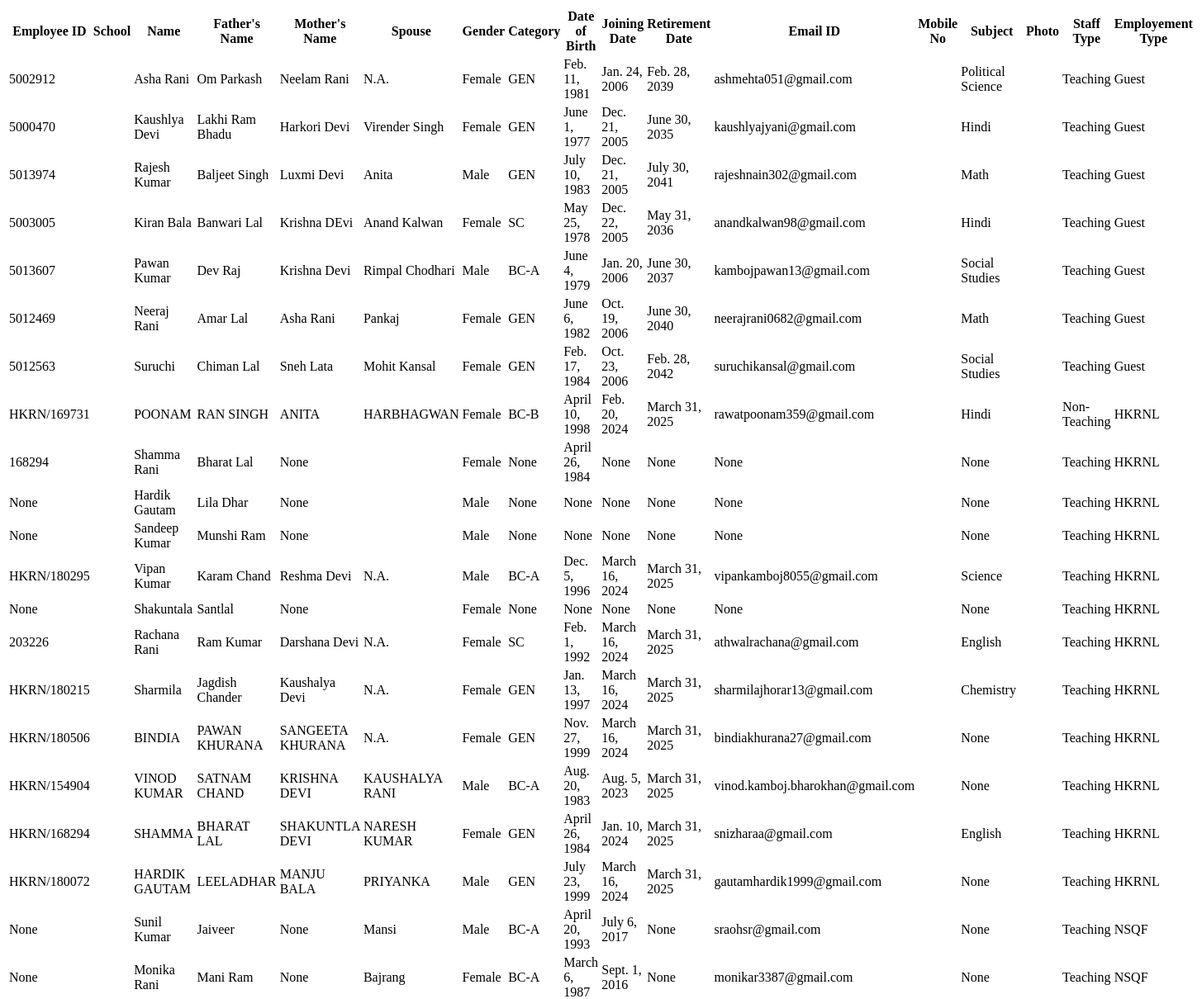
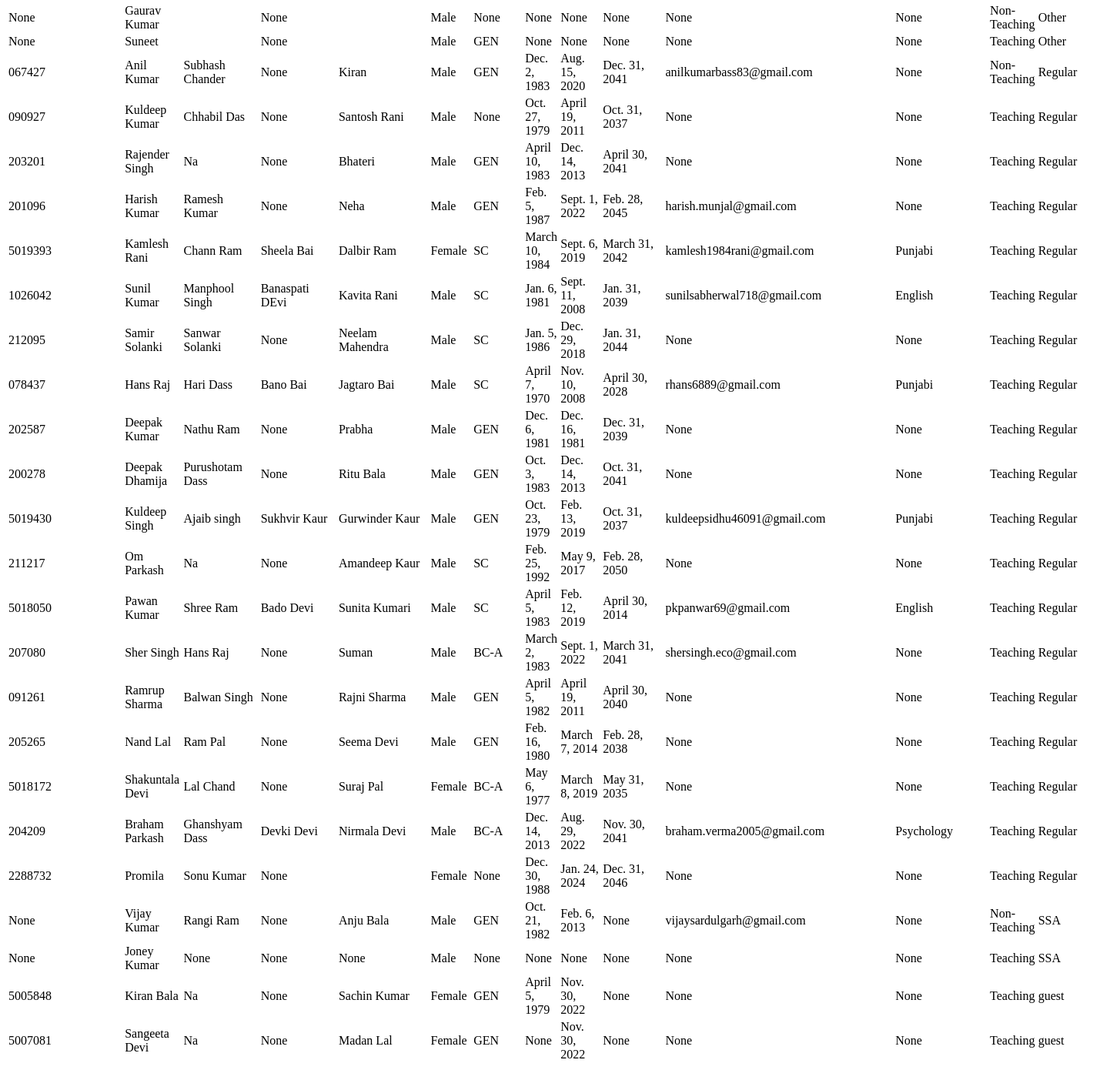
The app's page /staff_members, older data (2 pictures, top to bottom).
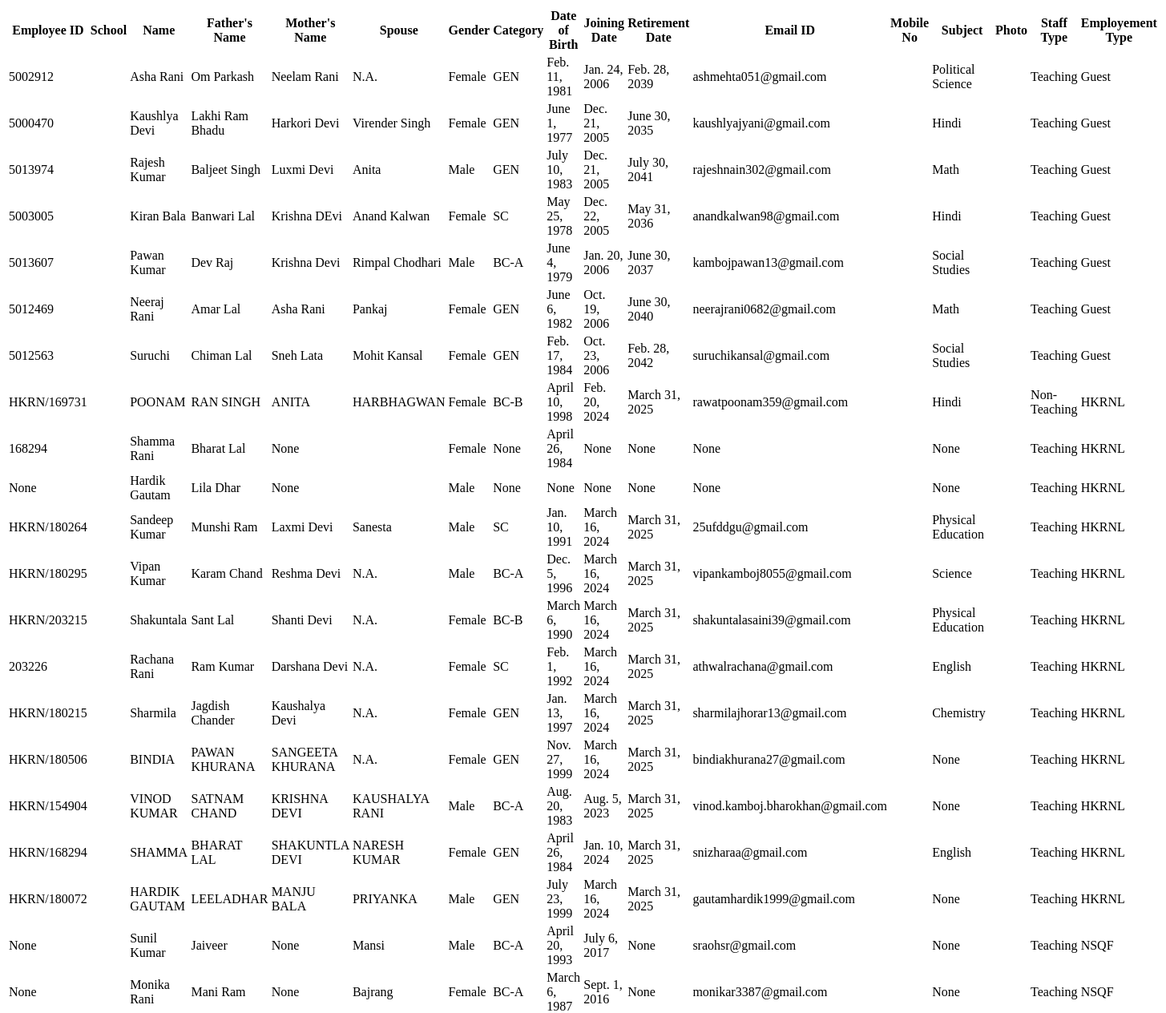
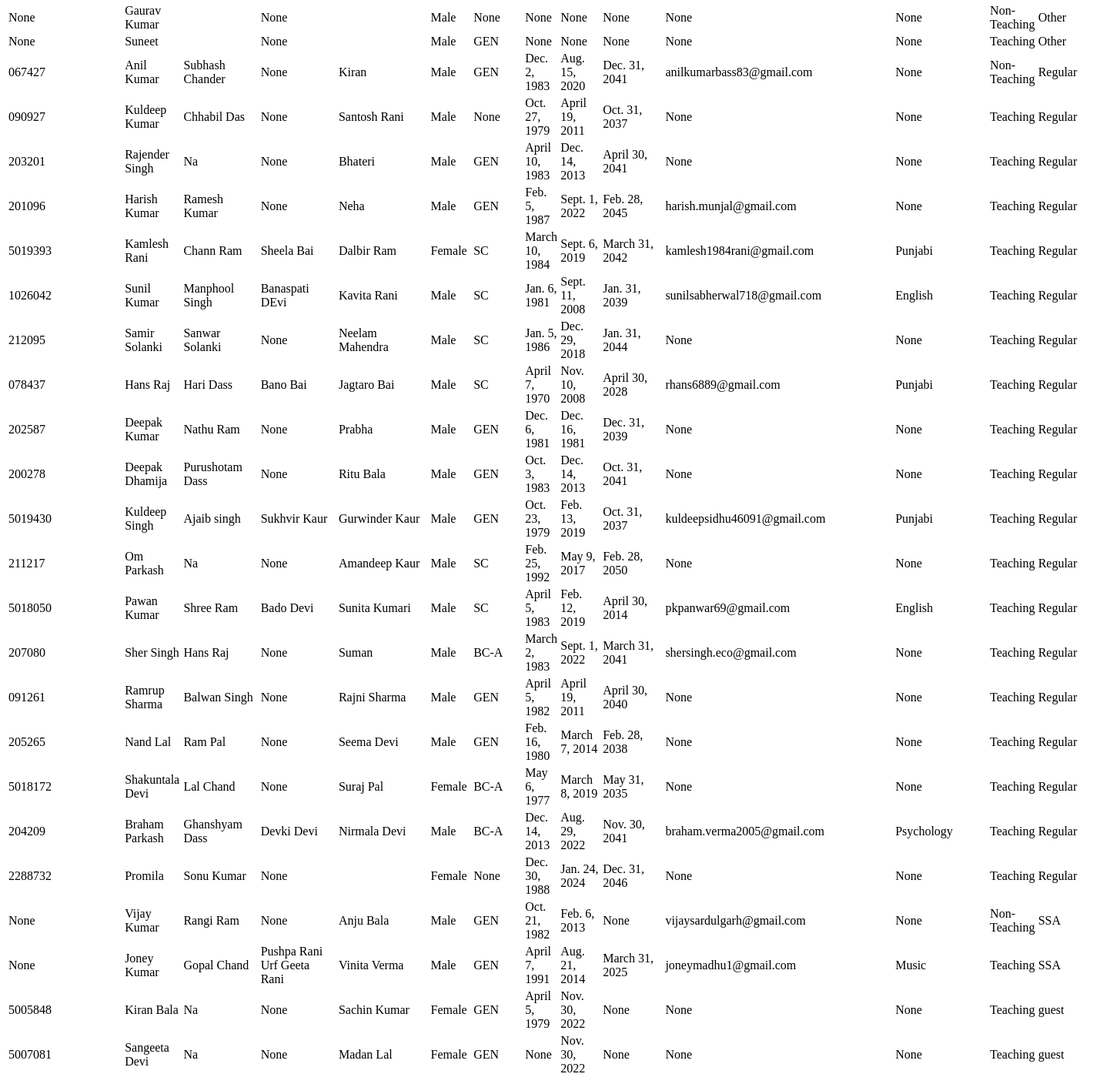
The same page, newer data (2 pictures, top to bottom).
### cms/models.py (models this page shows, shortened)
class Staff(models.Model):
  employee_id = models.CharField(max_length=20, unique=True,blank=True, null=True)
  name = models.CharField(max_length=50)
  father_name = models.CharField(max_length=50, null=True,blank=True)
  mother_name = models.CharField(max_length=50,null=True, blank=True)
  spouse_name = models.CharField(max_length=50, null=True,blank=True)
  GENDER_CHOICES = (
        ('Male', 'Male'),
        ('Female', 'Female'),
        ('Other', 'Other'),
    )
  gender = models.CharField(max_length=6, choices=GENDER_CHOICES,blank=True, null=True)
  aadhar_number = models.CharField(max_length=12, unique=True,null=True, blank=True)
  designation = models.CharField(max_length=40,null=True, blank=True)
  CATEGORY_CHOICES = (
    ('GEN', 'General'),
    ('SC', 'SC'),
    ('BC-A', 'BC-A'),
    ('BC-B', 'BC-B'),
    ('EWS', 'EWS'),
    ('OTHER', 'OTHER'),
    )
  category = models.CharField(max_length=50, choices=CATEGORY_CHOICES, null=True,blank=True)
  date_of_birth = models.DateField(null=True, blank=True)
  joining_date = models.DateField(null=True, blank=True)
  current_joining_date = models.DateField(null=True, blank=True)
  retirement_date = models.DateField(null=True, blank=True)
  subject = models.ForeignKey(Subject, on_delete=models.PROTECT, related_name='Staff',null=True, blank=True)
  email = models.EmailField(unique=True, blank=True,null=True)
  mobile_number = models.CharField(max_length=15, null=True,blank=True)
  teaching_subject_1 = models.ForeignKey(Subject, on_delete=models.SET_NULL, related_name='teachers_1', null=True, blank=True)
  teaching_subject_2 = models.ForeignKey(Subject, on_delete=models.SET_NULL, related_name='teachers_2', null=True, blank=True)
  profile_picture = models.ImageField(upload_to='staff_profile/', null=True,blank=True)
  STAFF_ROLE_CHOICES = [
    ('Teaching', 'Teaching'),
    ('Non-Teaching', 'Non-Teaching'),
]
  staff_role = models.CharField(max_length=20, choices=STAFF_ROLE_CHOICES, blank=True, null=True)
  EMPLOYMENT_TYPE_CHOICES = [
    ('Regular', 'Regular'),
    ('SSA', 'SSA'),
    ('Guest', 'Guest'),
    ('HKRNL', 'HKRNL'),
    ('NSQF', 'NSQF'),
    ('MDMWorker', 'MDM Worker'),
    ('Other', 'Other'),
]
  employment_type = models.CharField(max_length=20, choices=EMPLOYMENT_TYPE_CHOICES, blank=True, null=True)
  bio = models.TextField(blank=True)
  class Meta:
    verbose_name_plural = 'Staff'
    ordering = ['employment_type','staff_role']

class Subject(models.Model):
    HINDI = 'Hindi'
    ENGLISH = 'English'
    SOCIAL_STUDIES = 'Social Studies'
    SCIENCE = 'Science'
    MATH = 'Math'
    PUNJABI = 'Punjabi'
    COMPUTER = 'Computer'
    HOME_SCIENCE = 'Home Science'
    PHYSICS = 'Physics'
    CHEMISTRY = 'Chemistry'
    ACCOUNT = 'Account'
    BUSINESS = 'Business'
    POLITICAL_SCIENCE = 'Political Science'
    ECONOMICS = 'Economics'
    GEOGRAPHY = 'Geography'
    PSYCHOLOGY = 'Psychology'
    PHYSICAL_EDUCATION = 'Physical Education'
    MUSIC = 'Music'
    AUTOMOBILE = 'Automobile'
    BEAUTY_WELLNESS = 'Beauty & Wellness'
    SUBJECT_CHOICES = [
        (HINDI, 'Hindi'),
        (ENGLISH, 'English'),
        (SOCIAL_STUDIES, 'Social Studies'),
        (SCIENCE, 'Science'),
        (MATH, 'Math'),
        (PUNJABI, 'Punjabi'),
        (COMPUTER, 'Computer'),
        (HOME_SCIENCE, 'Home Science'),
        (PHYSICS, 'Physics'),
        (CHEMISTRY, 'Chemistry'),
        (ACCOUNT, 'Account'),
        (BUSINESS, 'Business'),
        (POLITICAL_SCIENCE, 'Political Science'),
        (ECONOMICS, 'Economics'),
        (GEOGRAPHY, 'Geography'),
        (PSYCHOLOGY, 'Psychology'),
        (PHYSICAL_EDUCATION, 'Physical Education'),
        (MUSIC, 'Music'),
        (AUTOMOBILE, 'Automobile'),
        (BEAUTY_WELLNESS, 'Beauty & Wellness'),
    ]
    name = models.CharField(max_length=100, choices=SUBJECT_CHOICES, unique=True)
    def __str__(self):
        return self.name

### cms/views.py (the view)
# urls.py: path('staff_members',views.staff,name='staff_members.html'),
def staff (request):
    staff_members=Staff.objects.all()
    return render(request,"staff_members.html",{'staff_members':staff_members})

### cms/templates/staff_members.html
{% if staff_members %}
<table class="table table-bordered table-hover table-striped">
    <thead class="table-dark">
        <tr>
            <th>Employee ID</th>
            <th>School</th>
            <th>Name</th>
            <th>Father's Name</th>
            <th>Mother's Name</th>
            <th>Spouse</th>
            <th>Gender</th>
            <th>Category</th>
            <th>Date of Birth</th>
            <th>Joining Date</th>
            <th>Retirement Date</th>
            <th>Email ID</th>
            <th>Mobile No</th>
            <th>Subject</th>
            <th>Photo</th>
            <th>Staff Type</th>
            <th>Employement Type</th>
        </tr>
    </thead>
    <tbody class="striker">
        {% for staff_member in staff_members %}
        <tr>
            <td>{{ staff_member.employee_id }}</td>
            <td>{{ staff_member.school }}</td>
            <td>{{ staff_member.name }}</td>
            <td>{{ staff_member.father_name }}</td>
            <td>{{ staff_member.mother_name }}</td>
            <td>{{ staff_member.spouse_name }}</td>
            <td>{{ staff_member.gender }}</td>
            <td>{{ staff_member.category }}</td>
            <td>{{ staff_member.date_of_birth }}</td>
            <td>{{ staff_member.joining_date }}</td>
            <td>{{ staff_member.retirement_date }}</td>
            <td>{{ staff_member.email }}</td>
            <td>{{ staff_member.phone_number }}</td>
            <td>{{ staff_member.subject }}</td>
            <td>{{ staff_member.profile_picture }}</td>
            <td>{{ staff_member.staff_role }}</td>
            <td>{{ staff_member.employment_type }}</td>
        </tr>
        {% endfor %}
    </tbody>
</table>
{% endif %}

Row changes from the older to the newer data that the page shows:
changed Staff "Sandeep Kumar": employee_id "None" → "HKRN/180264"; mother_name "None" → "Laxmi Devi"; spouse_name (not shown) → "Sanesta"; category "None" → "SC"; date_of_birth "None" → "Jan. 10, 1991"; joining_date "None" → "March 16, 2024"; retirement_date "None" → "March 31, 2025"; email "None" → "25ufddgu@gmail.com"; subject "None" → "Physical Education"
changed Staff "Shakuntala": employee_id "None" → "HKRN/203215"; father_name "Santlal" → "Sant Lal"; mother_name "None" → "Shanti Devi"; spouse_name (not shown) → "N.A."; category "None" → "BC-B"; date_of_birth "None" → "March 6, 1990"; joining_date "None" → "March 16, 2024"; retirement_date "None" → "March 31, 2025"; email "None" → "shakuntalasaini39@gmail.com"; subject "None" → "Physical Education"
changed Staff "Joney Kumar": father_name "None" → "Gopal Chand"; mother_name "None" → "Pushpa Rani Urf Geeta Rani"; spouse_name "None" → "Vinita Verma"; category "None" → "GEN"; date_of_birth "None" → "April 7, 1991"; joining_date "None" → "Aug. 21, 2014"; retirement_date "None" → "March 31, 2025"; email "None" → "joneymadhu1@gmail.com"; subject "None" → "Music"
